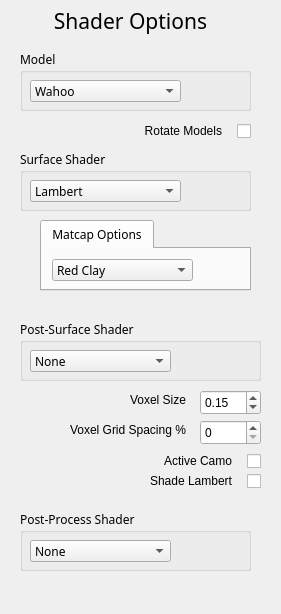
<?xml version="1.0" encoding="UTF-8"?>
<ui version="4.0">
 <class>ShaderControls</class>
 <widget class="QWidget" name="ShaderControls">
  <property name="geometry">
   <rect>
    <x>0</x>
    <y>0</y>
    <width>281</width>
    <height>614</height>
   </rect>
  </property>
  <property name="windowTitle">
   <string>Form</string>
  </property>
  <property name="autoFillBackground">
   <bool>false</bool>
  </property>
  <widget class="QGroupBox" name="groupBox_2">
   <property name="geometry">
    <rect>
     <x>20</x>
     <y>510</y>
     <width>231</width>
     <height>61</height>
    </rect>
   </property>
   <property name="font">
    <font>
     <family>Gadugi</family>
    </font>
   </property>
   <property name="title">
    <string>Post-Process Shader</string>
   </property>
   <widget class="QComboBox" name="postprocessShaderComboBox">
    <property name="geometry">
     <rect>
      <x>10</x>
      <y>30</y>
      <width>141</width>
      <height>22</height>
     </rect>
    </property>
    <property name="font">
     <font>
      <family>Gadugi</family>
     </font>
    </property>
    <item>
     <property name="text">
      <string>None</string>
     </property>
    </item>
    <item>
     <property name="text">
      <string>Greyscale</string>
     </property>
    </item>
    <item>
     <property name="text">
      <string>Gaussian Blur</string>
     </property>
    </item>
    <item>
     <property name="text">
      <string>Sobel</string>
     </property>
    </item>
    <item>
     <property name="text">
      <string>Bloom</string>
     </property>
    </item>
    <item>
     <property name="text">
      <string>Worley Noise</string>
     </property>
    </item>
    <item>
     <property name="text">
      <string>Fast Worley</string>
     </property>
    </item>
    <item>
     <property name="text">
      <string>Depth</string>
     </property>
    </item>
    <item>
     <property name="text">
      <string>FBM</string>
     </property>
    </item>
    <item>
     <property name="text">
      <string>Test FBM</string>
     </property>
    </item>
    <item>
     <property name="text">
      <string>Perlin</string>
     </property>
    </item>
    <item>
     <property name="text">
      <string>Perlin FBM</string>
     </property>
    </item>
   </widget>
  </widget>
  <widget class="QLabel" name="label">
   <property name="geometry">
    <rect>
     <x>10</x>
     <y>0</y>
     <width>241</width>
     <height>41</height>
    </rect>
   </property>
   <property name="font">
    <font>
     <family>Gadugi</family>
     <pointsize>16</pointsize>
    </font>
   </property>
   <property name="text">
    <string>Shader Options</string>
   </property>
   <property name="alignment">
    <set>Qt::AlignCenter</set>
   </property>
  </widget>
  <widget class="QGroupBox" name="groupBox">
   <property name="geometry">
    <rect>
     <x>20</x>
     <y>150</y>
     <width>231</width>
     <height>61</height>
    </rect>
   </property>
   <property name="font">
    <font>
     <family>Gadugi</family>
    </font>
   </property>
   <property name="title">
    <string>Surface Shader</string>
   </property>
   <widget class="QComboBox" name="surfaceShaderComboBox">
    <property name="geometry">
     <rect>
      <x>10</x>
      <y>30</y>
      <width>151</width>
      <height>22</height>
     </rect>
    </property>
    <property name="font">
     <font>
      <family>Gadugi</family>
     </font>
    </property>
    <item>
     <property name="text">
      <string>Lambert</string>
     </property>
    </item>
    <item>
     <property name="text">
      <string>Blinn-Phong</string>
     </property>
    </item>
    <item>
     <property name="text">
      <string>Matcap</string>
     </property>
    </item>
    <item>
     <property name="text">
      <string>Color Gradient</string>
     </property>
    </item>
    <item>
     <property name="text">
      <string>Vertex Deformation</string>
     </property>
    </item>
    <item>
     <property name="text">
      <string>Instanced</string>
     </property>
    </item>
   </widget>
  </widget>
  <widget class="QGroupBox" name="groupBox_3">
   <property name="geometry">
    <rect>
     <x>20</x>
     <y>50</y>
     <width>231</width>
     <height>61</height>
    </rect>
   </property>
   <property name="font">
    <font>
     <family>Gadugi</family>
    </font>
   </property>
   <property name="title">
    <string>Model</string>
   </property>
   <widget class="QComboBox" name="modelComboBox">
    <property name="geometry">
     <rect>
      <x>10</x>
      <y>30</y>
      <width>151</width>
      <height>22</height>
     </rect>
    </property>
    <property name="font">
     <font>
      <family>Gadugi</family>
     </font>
    </property>
    <item>
     <property name="text">
      <string>Wahoo</string>
     </property>
    </item>
    <item>
     <property name="text">
      <string>Moo Beast</string>
     </property>
    </item>
    <item>
     <property name="text">
      <string>Minecraft</string>
     </property>
    </item>
    <item>
     <property name="text">
      <string>Sammy</string>
     </property>
    </item>
    <item>
     <property name="text">
      <string>Cube</string>
     </property>
    </item>
    <item>
     <property name="text">
      <string>Instanced Cube</string>
     </property>
    </item>
    <item>
     <property name="text">
      <string>Instanced Sphere</string>
     </property>
    </item>
    <item>
     <property name="text">
      <string>Instanced Monkey</string>
     </property>
    </item>
   </widget>
  </widget>
  <widget class="QTabWidget" name="tabWidget">
   <property name="geometry">
    <rect>
     <x>40</x>
     <y>220</y>
     <width>211</width>
     <height>71</height>
    </rect>
   </property>
   <property name="font">
    <font>
     <family>Gadugi</family>
    </font>
   </property>
   <property name="currentIndex">
    <number>0</number>
   </property>
   <widget class="QWidget" name="matcapTab">
    <attribute name="title">
     <string>Matcap Options</string>
    </attribute>
    <widget class="QComboBox" name="matcapComboBox">
     <property name="geometry">
      <rect>
       <x>10</x>
       <y>10</y>
       <width>141</width>
       <height>22</height>
      </rect>
     </property>
     <property name="font">
      <font>
       <family>Gadugi</family>
      </font>
     </property>
     <item>
      <property name="text">
       <string>Red Clay</string>
      </property>
     </item>
     <item>
      <property name="text">
       <string>Red Plastic</string>
      </property>
     </item>
     <item>
      <property name="text">
       <string>Chrome</string>
      </property>
     </item>
     <item>
      <property name="text">
       <string>Pearl</string>
      </property>
     </item>
     <item>
      <property name="text">
       <string>Orange-Green</string>
      </property>
     </item>
     <item>
      <property name="text">
       <string>Blue-Purple</string>
      </property>
     </item>
     <item>
      <property name="text">
       <string>Outline</string>
      </property>
     </item>
     <item>
      <property name="text">
       <string>Surface Normals</string>
      </property>
     </item>
    </widget>
   </widget>
  </widget>
  <widget class="QGroupBox" name="groupBox_4">
   <property name="geometry">
    <rect>
     <x>20</x>
     <y>320</y>
     <width>241</width>
     <height>61</height>
    </rect>
   </property>
   <property name="font">
    <font>
     <family>Gadugi</family>
    </font>
   </property>
   <property name="title">
    <string>Post-Surface Shader </string>
   </property>
   <widget class="QComboBox" name="postsurfaceShaderComboBox">
    <property name="geometry">
     <rect>
      <x>10</x>
      <y>30</y>
      <width>141</width>
      <height>22</height>
     </rect>
    </property>
    <property name="font">
     <font>
      <family>Gadugi</family>
     </font>
    </property>
    <item>
     <property name="text">
      <string>None</string>
     </property>
    </item>
    <item>
     <property name="text">
      <string>Cube Voxels</string>
     </property>
    </item>
    <item>
     <property name="text">
      <string>Sphere Voxels</string>
     </property>
    </item>
    <item>
     <property name="text">
      <string>Monkey Voxels</string>
     </property>
    </item>
   </widget>
  </widget>
  <widget class="QDoubleSpinBox" name="resSpinBox">
   <property name="geometry">
    <rect>
     <x>200</x>
     <y>390</y>
     <width>61</width>
     <height>25</height>
    </rect>
   </property>
   <property name="minimum">
    <double>0.050000000000000</double>
   </property>
   <property name="maximum">
    <double>1.000000000000000</double>
   </property>
   <property name="singleStep">
    <double>0.050000000000000</double>
   </property>
   <property name="value">
    <double>0.150000000000000</double>
   </property>
  </widget>
  <widget class="QLabel" name="label_2">
   <property name="geometry">
    <rect>
     <x>130</x>
     <y>390</y>
     <width>61</width>
     <height>20</height>
    </rect>
   </property>
   <property name="text">
    <string>Voxel Size</string>
   </property>
  </widget>
  <widget class="QLabel" name="label_3">
   <property name="geometry">
    <rect>
     <x>70</x>
     <y>420</y>
     <width>121</width>
     <height>20</height>
    </rect>
   </property>
   <property name="text">
    <string>Voxel Grid Spacing %</string>
   </property>
  </widget>
  <widget class="QSpinBox" name="spacingSpinBox">
   <property name="geometry">
    <rect>
     <x>200</x>
     <y>420</y>
     <width>61</width>
     <height>25</height>
    </rect>
   </property>
   <property name="maximum">
    <number>200</number>
   </property>
   <property name="singleStep">
    <number>10</number>
   </property>
  </widget>
  <widget class="QCheckBox" name="seethroughCheckBox">
   <property name="geometry">
    <rect>
     <x>130</x>
     <y>450</y>
     <width>131</width>
     <height>22</height>
    </rect>
   </property>
   <property name="cursor">
    <cursorShape>PointingHandCursor</cursorShape>
   </property>
   <property name="layoutDirection">
    <enum>Qt::RightToLeft</enum>
   </property>
   <property name="autoFillBackground">
    <bool>false</bool>
   </property>
   <property name="text">
    <string>Active Camo   </string>
   </property>
  </widget>
  <widget class="QCheckBox" name="shadeLambertCheckBox">
   <property name="geometry">
    <rect>
     <x>130</x>
     <y>470</y>
     <width>131</width>
     <height>22</height>
    </rect>
   </property>
   <property name="cursor">
    <cursorShape>PointingHandCursor</cursorShape>
   </property>
   <property name="layoutDirection">
    <enum>Qt::RightToLeft</enum>
   </property>
   <property name="autoFillBackground">
    <bool>false</bool>
   </property>
   <property name="text">
    <string>Shade Lambert   </string>
   </property>
  </widget>
  <widget class="QCheckBox" name="rotModelsCheckBox">
   <property name="geometry">
    <rect>
     <x>120</x>
     <y>120</y>
     <width>131</width>
     <height>22</height>
    </rect>
   </property>
   <property name="cursor">
    <cursorShape>PointingHandCursor</cursorShape>
   </property>
   <property name="layoutDirection">
    <enum>Qt::RightToLeft</enum>
   </property>
   <property name="autoFillBackground">
    <bool>false</bool>
   </property>
   <property name="text">
    <string>Rotate Models   </string>
   </property>
  </widget>
 </widget>
 <resources/>
 <connections/>
</ui>
